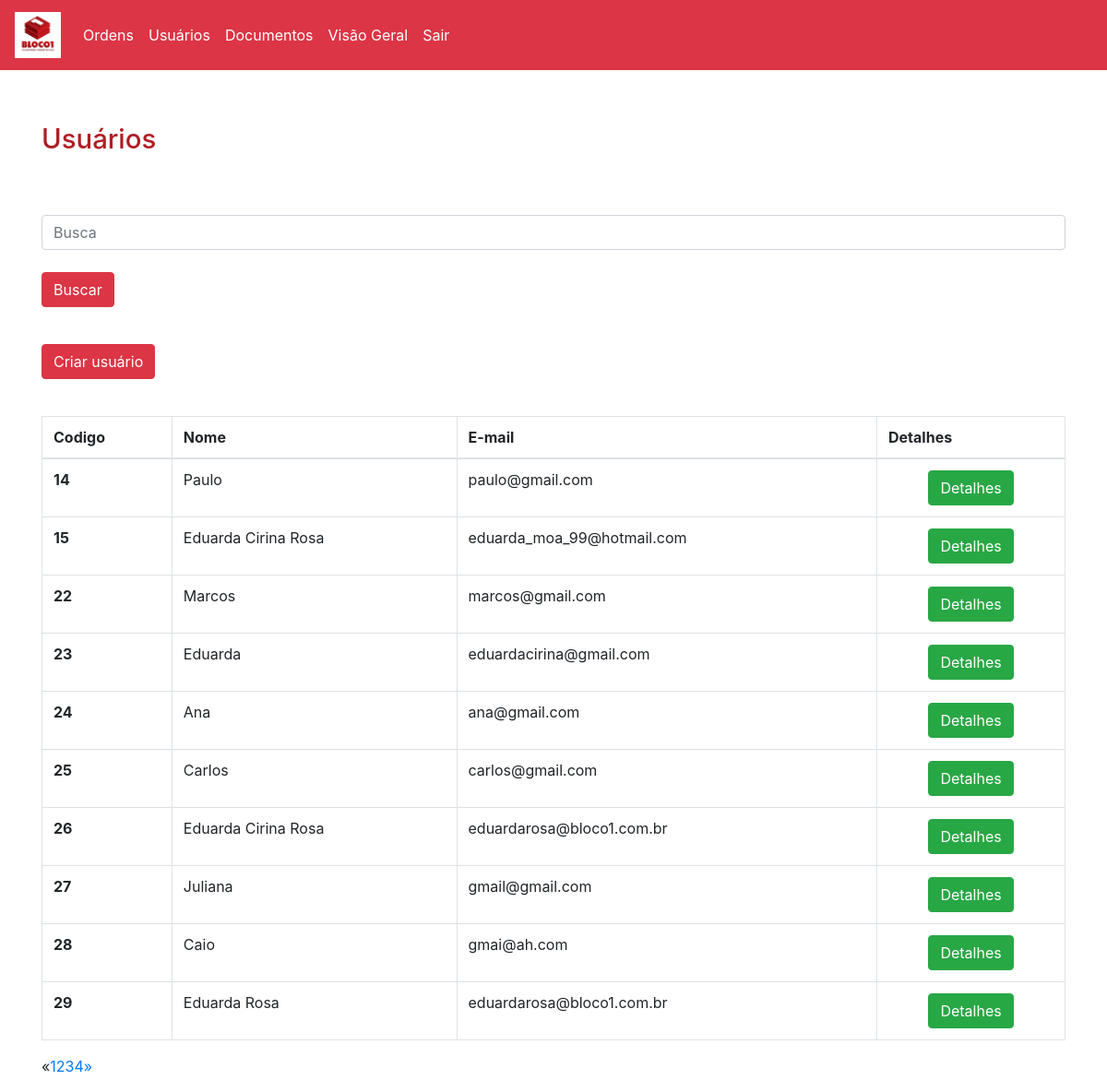
Page /adm/usuarios.php (signed in) on the committed database.
### tables this page shows
CREATE TABLE `usuarios` (
  `cod` int(11) NOT NULL,
  `nome` varchar(35) NOT NULL,
  `cpf` varchar(15) NOT NULL,
  `agencia` int(11) NOT NULL,
  `numero_conta` int(15) NOT NULL,
  `banco` varchar(20) NOT NULL,
  `email` varchar(35) NOT NULL,
  `senha` varchar(20) NOT NULL,
  `tipo` varchar(50) NOT NULL,
  `nome_foto` varchar(100) NOT NULL,
  `tamanho` varchar(30) NOT NULL,
  `nivel` int(11) NOT NULL,
  `ativo` int(11) NOT NULL,
  `data` varchar(10) NOT NULL,
  `hora` varchar(10) NOT NULL
);

### adm/usuarios.php (the view, shortened to what this page needs)
<?php
include "../adm/menu.php";
include "../Back/conexao.php";
$pagina = (isset($_GET['pagina']))? $_GET['pagina'] : 1;
$result_produtos = "SELECT * FROM usuarios";
$resultado_produtos = mysqli_query($link, $result_produtos);
$total_produtos = mysqli_num_rows($resultado_produtos);
$quantidade_pg = 10;
$num_pagina = ceil($total_produtos/$quantidade_pg);
$inicio = ($quantidade_pg*$pagina)-$quantidade_pg;
				$pagina_anterior = $pagina - 1;
				$pagina_posterior = $pagina + 1;
?>
<div class="container">
    <div class='row'>
        <div class="col-md-12 espaco-padrao">
        <h2>Usuários</h2>
        </div>
    </div>
<div class="row">
    <div class="col-md-12 espaco-padrao">
    <form action="../adm/busca_dados.php" method="POST" >
    <input type="text" class="form-control" id="exampleInputEmail1" name="busca" aria-describedby="emailHelp" placeholder="Busca" require="required">
    <br>
    <div class="row">
      <div class="col-md-12">
    <button type="submit" class="btn btn-danger">Buscar</button>
      </div>
    </div>
    <br>
</form>
<div class='row'>
        <div class='col-md-12'>
        <a href="usuario_adm.php"><button class="btn btn-danger">Criar usuário</button></a>
        </div>
    </div>
    </div>
</div>
<div class="row">
    <div class="col-md-12">
    <table class="table table-bordered">
  <thead>
    <tr>
      <th scope="col">Codigo</th>
      <th scope="col">Nome</th>
      <th scope="col">E-mail</th>
      <th scope="col">Detalhes</th>
    </tr>
  </thead>
  <tbody>
    <tr>
    <?php
       $consulta = "Select * from usuarios limit $inicio,$quantidade_pg";
       $resultado = mysqli_query($link,$consulta);
       foreach ($resultado as $rows){
           $codigo = $rows['cod'];
           $nome = $rows['nome'];
           $email = $rows['email'];
           ?>
        <div class="col-md-12">
            <div class="row">
      <th scope="row"><?php echo $codigo?></th>
            </div>
        </div>
        <div class="col-md-12">
            <div class="row">
      <td><?php echo  $nome ?></td>
            </div>
        </div>
        <div class="col-md-12">
            <div class="row">
      <td><?php echo $email ?></td>
            </div>
        </div>
            <div class="col-md-12">
            <div class="row">
      <td align='center'><a href="resultado.php?cod= <?=$codigo;?>"><button type="button" class="btn btn-success">Detalhes</button></a></td>
            </div>
        </div>
        </div>
         <?php
        }
        ?>
<nav class="text-center">
				<ul class="pagination">
					<li>
						<?php
						if($pagina_anterior != 0){ ?>
							<a class='pagina' href="usuarios.php?pagina=<?php echo $pagina_anterior; ?>" aria-label="Previous">
								<span aria-hidden="true">&laquo;</span>
							</a>
						<?php }else{ ?>
							<span aria-hidden="true">&laquo;</span>
					<?php }  ?>
					</li>
					<?php
					for($i = 1; $i < $num_pagina + 1; $i++){ ?>
						<li><a class='pagina' href="usuarios.php?pagina=<?php echo $i; ?>"><?php echo $i; ?></a></li>
					<?php } ?>
					<li>
						<?php
						if($pagina_posterior <= $num_pagina){ ?>
							<a class='pagina' href="usuarios.php?pagina=<?php echo $pagina_posterior; ?>" aria-label="Previous">
								<span aria-hidden="true">&raquo;</span>
							</a>
						<?php }else{ ?>
							<span aria-hidden="true">&raquo;</span>
					<?php }  ?>
					</li>
				</ul>
			</nav>

### style/style.css (style rules this page uses)
.espaco-padrao { margin-top:5%!important; }
h2 { color:#AF1D23!important; font-size:22pt; }
.table { overflow: scroll!important; }

### rows in the picture
usuarios: cod "14", nome "Paulo", email "paulo@gmail.com"
usuarios: cod "15", nome "Eduarda Cirina Rosa", email "eduarda_moa_99@hotmail.com"
usuarios: cod "22", nome "Marcos", email "marcos@gmail.com"
usuarios: cod "23", nome "Eduarda", email "eduardacirina@gmail.com"
usuarios: cod "24", nome "Ana", email "ana@gmail.com"
usuarios: cod "25", nome "Carlos", email "carlos@gmail.com"
usuarios: cod "26", nome "Eduarda Cirina Rosa", email "eduardarosa@bloco1.com.br"
usuarios: cod "27", nome "Juliana", email "gmail@gmail.com"
usuarios: cod "28", nome "Caio", email "gmai@ah.com"
usuarios: cod "29", nome "Eduarda Rosa", email "eduardarosa@bloco1.com.br"
